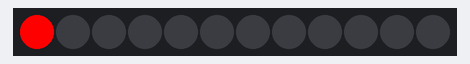
Bench run of a sketch on a simulated Arduino Uno, built with avr-gcc and run on an emulated ATmega328P. Shown: 12 RGB LEDs in strip order, left to right. Dim RGB values are drawn brighter than linear; random numbers use the default seed unless the sketch sets one.

Above: at 0.15 s.
At 12.25 s:
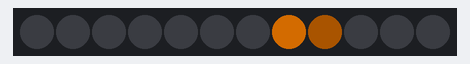
At 18.3 s:
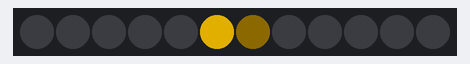
At 19.81 s:
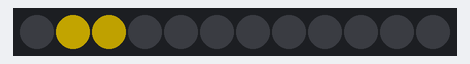
At 27.98 s:
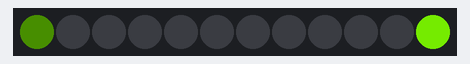
At 39.77 s:
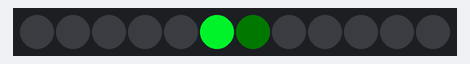

The sketch:

crystalist.ino
```cpp
/*
 * Crystalist
 * (c)2016 Trey Chandler
 *
*/

#include <FastLED.h>

#define OUTPIN 10
#define NUM_LEDS 12
#define BRT_PIN 1
#define FPS 120

CRGB leds[NUM_LEDS];
int lastBrightness = 255;

uint16_t chroma = 0;
uint16_t pos = 0;

void setup() {
  FastLED.addLeds<NEOPIXEL, OUTPIN>(leds, NUM_LEDS)
    .setCorrection(TypicalLEDStrip);
  FastLED.setBrightness(255);
  //doBrightness();
  //fill_solid(leds, NUM_LEDS, CRGB::White);
  //FastLED.show();
}


void loop() {
  // put your main code here, to run repeatedly:
  //spinFade();
  spin();

  FastLED.show();
  delay(1000 / FPS);

  //chroma += 4;

}

void strobeAll() {
  setAll(CRGB::Indigo);
  delay(6);

  setAll(CRGB::Black);
  delay(100);
}

void rStrobe() {
  int l = random16(NUM_LEDS);
  leds[l] = CRGB::Red;
  FastLED.show();
  delay(5);

  leds[l] = CRGB::Black;
  FastLED.show();
  delay(75);
}

void spin() {
  fill_solid(leds, NUM_LEDS, CRGB::Black);
  setSub(pos, CHSV(chroma >> 8, 255, 255));
  FastLED.show();
  pos += 16;
  pos = (pos >= NUM_LEDS << 8) ? pos - (NUM_LEDS << 8): pos;
  chroma += 8;
}

void spinFade() {
  fadeToBlackBy(leds, NUM_LEDS, 20);
  uint8_t frac = brighten8_video(pos & 0xFF);
  uint8_t whole = pos >> 8;
  uint8_t last = (whole == 0) ? NUM_LEDS: whole - 1;

  leds[whole] = CHSV(chroma >> 8, 255, frac);
  leds[last] = CHSV(chroma >> 8, 255, 255);

  pos += 32;
  pos = (pos >= NUM_LEDS << 8) ? pos - (NUM_LEDS << 8): pos;

  chroma += 8;
}

void setAll(CRGB c) {
  for(int i=0;i < NUM_LEDS; i++) {
    leds[i] = c;
  }
  FastLED.show();
}

// Poll A0 and update brightness if needed
void doBrightness() {
  int val = analogRead(BRT_PIN) >> 2;
  if (val != lastBrightness) {
    FastLED.setBrightness(val);
    lastBrightness = val;
  }
}

void setSub(uint16_t pos, CRGB c) {
  uint8_t b; // blend scratch
  uint8_t frac = (pos & 0xFF);
  uint8_t whole = pos >> 8;
  uint8_t next = whole + 1;
  if (next >= NUM_LEDS) {
    next -= NUM_LEDS;
  }
  b = dim8_video(frac);
  leds[whole] = blend(leds[whole], c, 255 - b);
  //b = dim8_video(frac);
  leds[next] = blend(leds[next], c, b);
}
```
